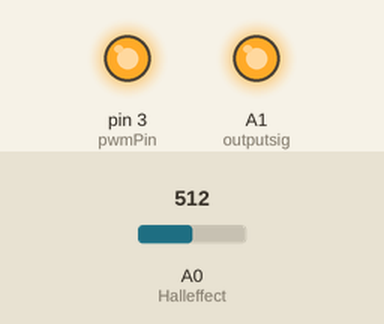
The sketch below on a simulated Arduino Uno, built with avr-gcc and run on an emulated ATmega328P. On the bench: output pins drawn as LEDs (lit = HIGH). Inputs (shaded band) come from the test bench; at power-on: A0 (Halleffect) = 512.

Above: at 1.2 s.
1.3 s: A0 (Halleffect) set to 584
2.8 s: A0 (Halleffect) set to 610
At 4.0 s:
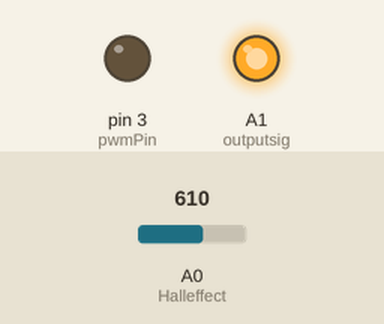
4.3 s: A0 (Halleffect) set to 122
At 5.3 s:
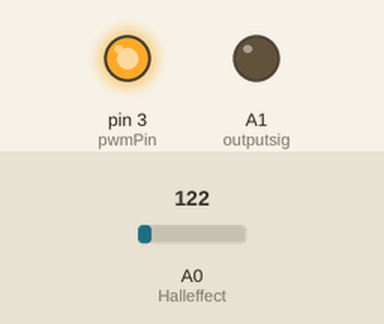
5.8 s: A0 (Halleffect) set to 136
At 6.4 s:
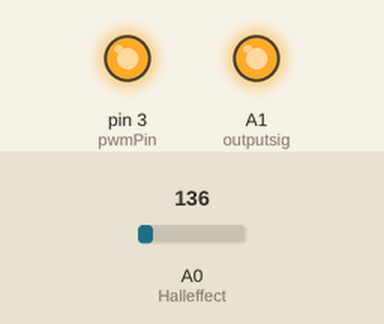
7.3 s: A0 (Halleffect) set to 0
At 8.7 s:
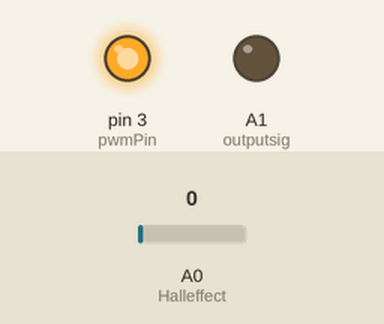
Timing chart, 0 to 9.8 s (numbered marks = the images above; inputs shaded):
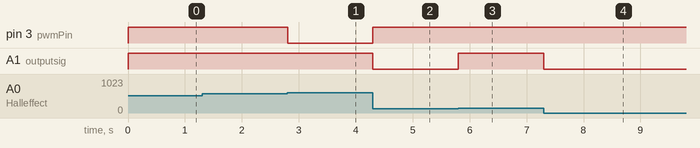

Measured:
- the behaviour switches between 601 and 602 on A0 (Halleffect) (found by bisection; images 0 and 1)
- the behaviour switches between 127 and 128 on A0 (Halleffect) (found by bisection; images 2 and 3)
- after the input at 1.3 s, every drawn part: stays the same
- after the input at 2.8 s, pin 3 (pwmPin): HIGH → LOW at once
- after the input at 4.3 s, pin 3 (pwmPin): LOW → HIGH at once; A1 (outputsig): HIGH → LOW at once
- after the input at 5.8 s, A1 (outputsig): LOW → HIGH at once
- after the input at 7.3 s, A1 (outputsig): HIGH → LOW at once

The sketch:

Maglev.ino
```cpp
int Halleffect = A0; // Hall Effect Sensor Pin
int pwmPin = 3; // Pin being used to switch the transistor circuit
int levitPoint = 587; // Value to have our magnet levitate around, after a couple tuning sessions 590-630 are pretty good ranges for the setpoint
int outputsig = A1;

#define Filter_setting 4

int Sense_VAL = 0;
int Changeinset = 15;
int Max_levitation, Minimum_levitation;
int filter_input;
int filter_output;
long filter_reg;
int induction = 0; //initially set our PWM duty cycle to be 0 (off)

void setup() {

  //Serial.begin(9600);
  TCCR2A = _BV(COM2A1) | _BV(COM2B1) | _BV(WGM20); //PWM direct controller commands for AVR chips (_BV sets the value as a binary value, COM2An and COM2Bn set inverter to TRUE or FALSE, WGM sets the PWM waveform setting to things such as FAST PWM, Phase Correct PWM, etc)
  //TCCR2B = _BV(CS20); //CS = Clock select, sets the prescaler value for the internal hardware clock for the 3 and 11 digital pins. 20 means SYS_CLK/8 = 16Mhz /8 = ~2 MHz)

  Max_levitation = levitPoint - Changeinset; //Set the maximum leviation point we will tolerate (so our setpoint - value = lowest point we want our magnet to go to
  Minimum_levitation = levitPoint + Changeinset;

  pinMode(pwmPin, OUTPUT); //Setup our output pin for the switching circuit as an output
  pinMode(outputsig, OUTPUT);
}

void loop() {
  filter_input = analogRead(Halleffect); //Take measurment of the hall effect sensor
  //Low pass filter implementation to smooth values coming from Hall effect sensor
  filter_reg = filter_reg - (filter_reg >> Filter_setting) + filter_input; //Update the filter with the current sensor values
  Sense_VAL = filter_reg >> Filter_setting; // Scale the output

  if (Sense_VAL < levitPoint - 50) { //If our sensor value fall below our setpoint - 50, then activate the electromagnet (send duty cycle 255 which is out of 255 so 100%)
    induction = 255;
  } else {
    if (Sense_VAL > Max_levitation) induction = 0; //if it turns out our value is greater than what our maximum levitation point is, turn off the electromagnet
    if (Sense_VAL < Minimum_levitation) induction = 255; //If our value is less than our minimum levitation value, turn on the electromagnet
    if (Sense_VAL <= Max_levitation and Sense_VAL >= Minimum_levitation) induction = ((Sense_VAL - Max_levitation)/5); //If our value is somewhere between our max/min points, then set the duty cycle of our enable pin to be partially on using our setpoint - max / 5
    // This bascically ensures if we're between our max/min points, we want the eltromagnet to be proactive and try to attract the magnet some of the time and as it gets closer to our max point, we want it to start turning off
    //Effectivly we are controlling the strength of our electromagnet
  }
  //Serial.println(filter_input);
  OCR2B = induction; //Set the PWM pin 3 to be the duty cycle we specified (0 - 255, 0% - 100% on)
  analogWrite(outputsig, filter_input); //Output value as an analog value for the ADC/FPGA system to measure.
}
```
